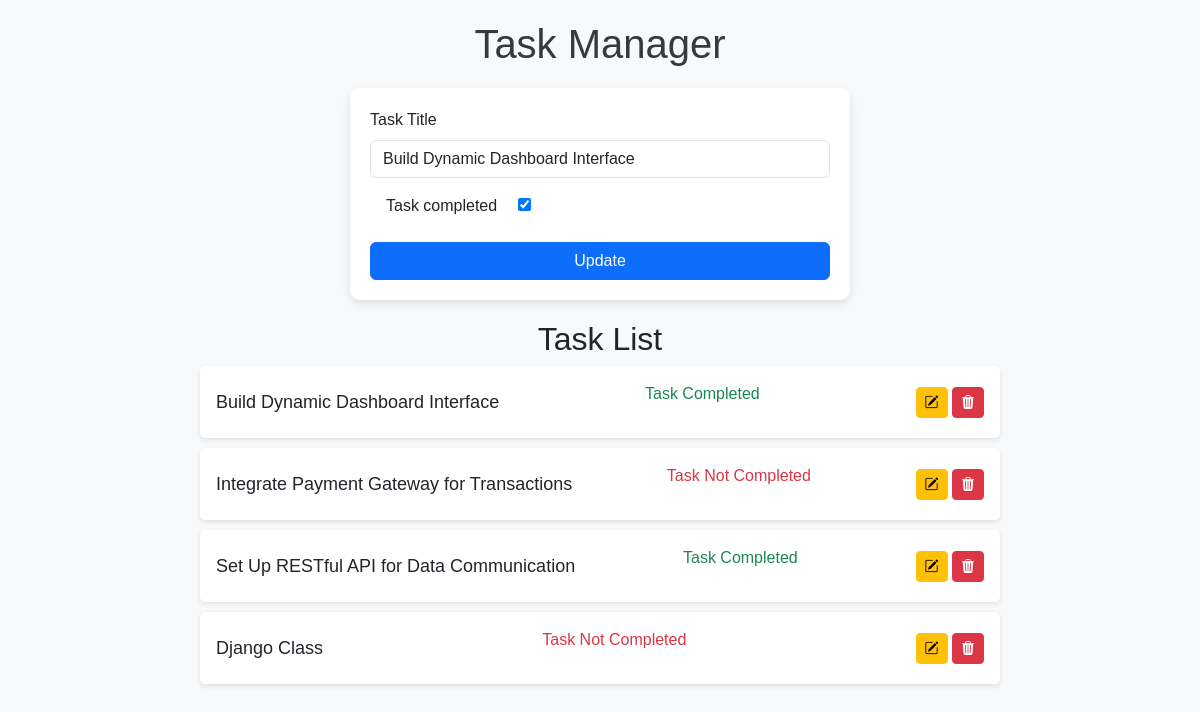
The page /22/ on the database its author committed.
### tasks/models.py (models this page shows, shortened)
class Task(models.Model):
    title=models.CharField(max_length=100)
    completed = models.BooleanField(default=False)
    created = models.DateTimeField(auto_now_add=True)

### tasks/views.py (the view)
# urls.py: path('',index,name=''),
def index(request, pk=None ):
    tasks = Task.objects.all()
    form = Taskform()
    update_mode = False
    if pk:
        task =Task.objects.get(id=pk)
        form = Taskform(instance=task)
        update_mode = True
        if request.method == 'POST':
            form = Taskform(request.POST, instance=task)
            if form.is_valid():
                form.save()
                return redirect('/')
    elif request.method == 'POST':
        form = Taskform(request.POST)
        if form.is_valid():
            form.save()
            return redirect('/')
    context = {'tasks': tasks,'form': form,'update_mode': update_mode,}
    return render(request, 'index.html', context)

### tasks/forms.py
class Taskform(forms.ModelForm):
    title = forms.CharField(
        widget=forms.TextInput(attrs={
            'class': 'form-control',  # Bootstrap class for input fields
            'placeholder': 'Add new task'  # Placeholder text
        })
    )
    class Meta:
        model = Task
        fields = '__all__'
        widgets = {
            'other_field_name': forms.TextInput(attrs={'class': 'form-control'}),  # Add for other fields if needed
        }

### tasks/templates/index.html (shortened to what this page needs)
<!DOCTYPE html>
<html lang="en">
<head>
    <link href="https://cdn.jsdelivr.net/npm/bootstrap@5.3.0/dist/css/bootstrap.min.css" rel="stylesheet">
    <link rel="stylesheet" href="https://cdn.jsdelivr.net/npm/bootstrap-icons@1.11.3/font/bootstrap-icons.min.css">
</head>
<body>
    <h1>Task Manager</h1>
    <div class="task-form">
        <form action="" method="POST">
            <div class="mb-3">
                <label for="taskTitle" class="form-label">Task Title</label>
                    {{form.title}}
                <label for="taskcompleted" class="form-label mt-3 mx-3">Task completed</label>
                    {{form.completed}}
            </div>
            <button type="submit" class="btn btn-primary w-100">{{ update_mode|yesno:"Update,Add Task" }}</button>
        </form>
    </div>
    <div class="task-list">
        <h2 class="text-center">Task List</h2>
        {% for task in tasks %}
        <div class="task-item p-3">
            <h3>{{ task.title }}</h3>
            <div id="completed">
                <p>
                    {% if task.completed %}
                    <span class="text-success">Task Completed</span>
                    {% else %}
                    <span class="text-danger">Task Not Completed</span>
                    {% endif %}
                </p>
            </div>
            <div>
                <a href="{% url 'update' task.id %}" class="btn btn-sm btn-warning"><i class="bi bi-pencil-square"></i> </a>
                <button class="btn btn-sm btn-danger" onclick="showDeleteConfirmation('{{ task.id }}', '{{ task.title }}')"><i class="bi bi-trash3-fill"></i></button>
            </div>
        </div>
        {% endfor %}
    </div>
</body>
</html>

### tasks/templates/index.html (style rules this page uses)
body { background-color: #f8f9fa; font-family: Arial, sans-serif; }
h1 { color: #343a40; text-align: center; margin-top: 20px; }
.task-form { max-width: 500px; margin: 20px auto; background: #ffffff; padding: 20px; border-radius: 10px; box-shadow: 0px 4px 10px rgba(0, 0, 0, 0.1); }
.task-list { max-width: 800px; margin: 20px auto; }
.task-item { background: #ffffff; margin-bottom: 10px; padding: 10px 15px; border-radius: 5px; box-shadow: 0px 2px 5px rgba(0, 0, 0, 0.1); display: flex; justify-content: space-between; align-items: center; }
.task-item h3 { margin: 0; font-size: 18px; }
.task-item a { margin-left: 10px; }

### rows shown on the page
Task: title "Build Dynamic Dashboard Interface", completed "☑", shows "Task Completed"
Task: title "Integrate Payment Gateway for Transactions", completed "Task Not Completed"
Task: title "Set Up RESTful API for Data Communication", completed "Task Completed"
Task: title "Django Class", completed "Task Not Completed"

### other values the page prints
{{ update_mode|yesno:"Update,Add Task" }} "Update"
